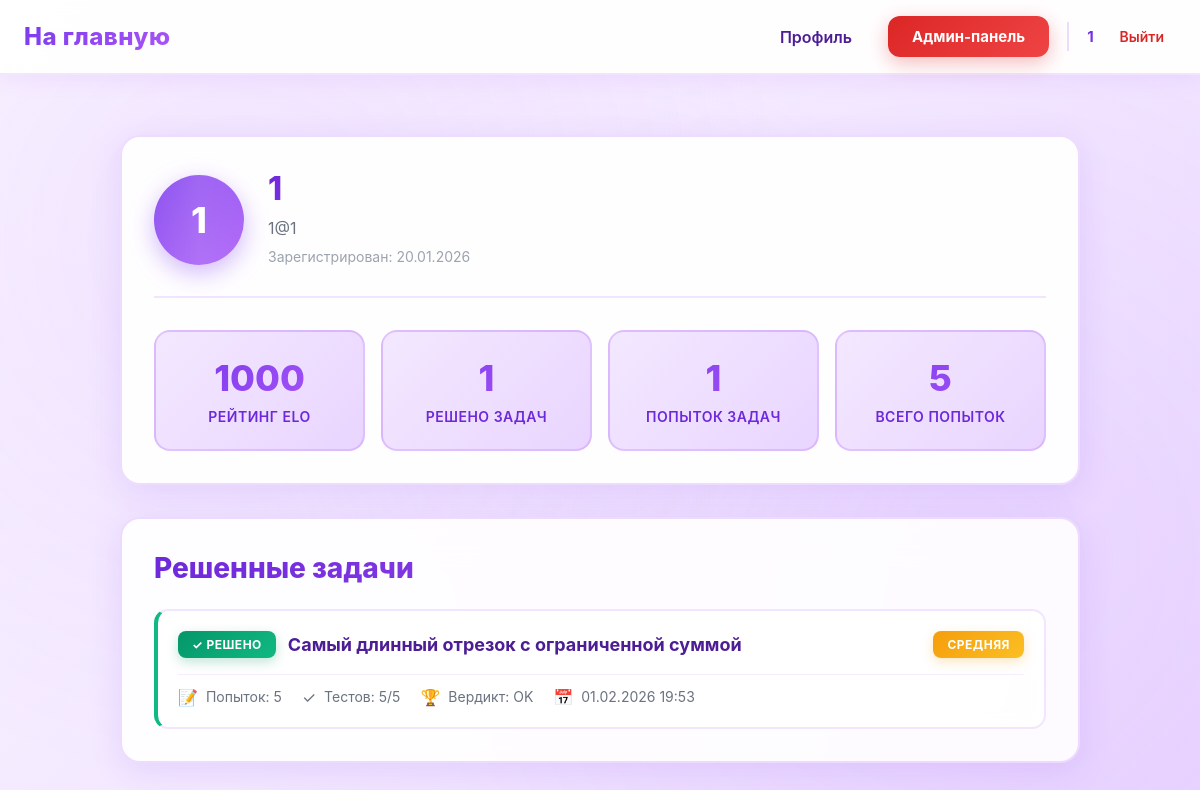
Screenshot of /profile (signed in) with the database file from the repository.
### data/users.py (models this page shows, shortened)
class User(SqlAlchemyBase, UserMixin):
    __tablename__ = 'users'
    id = sqlalchemy.Column(sqlalchemy.Integer,
                           primary_key=True, autoincrement=True)
    name = sqlalchemy.Column(sqlalchemy.String, nullable=True)
    email = sqlalchemy.Column(sqlalchemy.String,
                              index=True, unique=True, nullable=True)
    hashed_password = sqlalchemy.Column(sqlalchemy.String, nullable=True)
    elo_rating = sqlalchemy.Column(sqlalchemy.Float, default=1000)
    admin = sqlalchemy.Column(sqlalchemy.Boolean, default=0)
    ban = sqlalchemy.Column(sqlalchemy.Boolean, default=0)
    created_date = sqlalchemy.Column(sqlalchemy.DateTime,
                                     default=datetime.datetime.now)
    submissions = orm.relationship("Submissions", back_populates="user")

### data/tasks.py (models this page shows)
class Tasks(SqlAlchemyBase):
    __tablename__ = 'tasks'
    id = sqlalchemy.Column(sqlalchemy.Integer,
                           primary_key=True, autoincrement=True)
    subject = sqlalchemy.Column(sqlalchemy.Text, nullable=True)
    title = sqlalchemy.Column(sqlalchemy.Text, nullable=True)
    statement = sqlalchemy.Column(sqlalchemy.Text, nullable=True)
    input_format = sqlalchemy.Column(sqlalchemy.Text, nullable=True)
    output_format = sqlalchemy.Column(sqlalchemy.Text, nullable=True)
    memory_limit = sqlalchemy.Column(sqlalchemy.Integer, nullable=True)
    time_limit = sqlalchemy.Column(sqlalchemy.Integer, nullable=True)
    difficulty = sqlalchemy.Column(sqlalchemy.Text, nullable=True)
    created_at = sqlalchemy.Column(sqlalchemy.DateTime,
                                     default=datetime.datetime.now)
    task_tests = orm.relationship("TaskTest", back_populates='tasks')
    submissions = orm.relationship("Submissions", back_populates="tasks")
    theme = sqlalchemy.Column(sqlalchemy.Text, nullable=True)

### data/submissions.py (models this page shows)
class Submissions(SqlAlchemyBase):
    __tablename__ = 'submissions'
    id = sqlalchemy.Column(sqlalchemy.Integer,
                           primary_key=True, autoincrement=True)
    user_id = sqlalchemy.Column(sqlalchemy.Integer,
                                sqlalchemy.ForeignKey("users.id"))
    task_id = sqlalchemy.Column(sqlalchemy.Integer,
                                sqlalchemy.ForeignKey("tasks.id"))
    total_tests = sqlalchemy.Column(sqlalchemy.Integer, nullable=True)
    verdict = sqlalchemy.Column(sqlalchemy.Text, nullable=True)
    created_at = sqlalchemy.Column(sqlalchemy.DateTime,
                                     default=datetime.datetime.now)
    tasks = orm.relationship('Tasks', back_populates="submissions")
    user = orm.relationship("User", back_populates="submissions")

### main.py (the view)
@app.route('/profile')
@app.route('/profile/<int:user_id>')
@login_required
def profile(user_id=None):
    subject = session.get('subject')
    db_sess = db_session.create_session()
    if user_id is None:
        user = current_user
    else:
        user = db_sess.get(User, user_id)
        if not user:
            abort(404)
    all_submissions = db_sess.query(Submissions).filter(
        Submissions.user_id == user.id
    ).order_by(Submissions.created_at.desc()).all()
    tasks_stats = {}
    for submission in all_submissions:
        task_id = submission.task_id
        if task_id not in tasks_stats:
            tasks_stats[task_id] = {
                'task': submission.tasks,
                'best_submission': submission,
                'attempts': 1,
                'solved': submission.verdict == "OK"
            }
        else:
            tasks_stats[task_id]['attempts'] += 1
            if submission.total_tests > tasks_stats[task_id]['best_submission'].total_tests:
                tasks_stats[task_id]['best_submission'] = submission
            if submission.verdict == "OK":
                tasks_stats[task_id]['solved'] = True
    sorted_tasks = sorted(
        tasks_stats.values(),
        key=lambda x: (not x['solved'], -x['best_submission'].total_tests)
    )
    total_tasks_attempted = len(tasks_stats)
    solved_tasks = sum(1 for t in tasks_stats.values() if t['solved'])
    total_submissions = len(all_submissions)
    return render_template(
        'profile.html',
        user=user,
        tasks_stats=sorted_tasks,
        total_tasks_attempted=total_tasks_attempted,
        solved_tasks=solved_tasks,
        total_submissions=total_submissions,
        is_own_profile=(user.id == current_user.id),
        subject=subject
    )

### data/db_session.py (called while the page is built)
def create_session() -> Session:
    global __factory
    return __factory()

### main.py (called while the page is built)
@login_manager.user_loader
def load_user(user_id):
    db_sess = db_session.create_session()
    return db_sess.get(User, user_id)

### templates/profile.html (shortened to what this page needs)
{% extends "base.html" %}
{% block styles %}
<link rel="stylesheet" href="{{ url_for('static', filename='profile.css') }}">
{% endblock %}
{% block content %}
<div class="profile-container">
    <div class="profile-header">
        <div class="user-info">
            <div class="avatar">{{ user.name[0].upper() }}</div>
            <div class="user-details">
                <h1>{{ user.name }}</h1>
                <p class="email">{{ user.email }}</p>
                <p class="member-since">Зарегистрирован: {{ user.created_date.strftime('%d.%m.%Y') }}</p>
            </div>
        </div>
        <div class="stats-cards">
            <div class="stat-card">
                <div class="stat-value">{{ user.elo_rating|round|int }}</div>
                <div class="stat-label">Рейтинг ELO</div>
            </div>
            <div class="stat-card">
                <div class="stat-value">{{ solved_tasks }}</div>
                <div class="stat-label">Решено задач</div>
            </div>
            <div class="stat-card">
                <div class="stat-value">{{ total_tasks_attempted }}</div>
                <div class="stat-label">Попыток задач</div>
            </div>
            <div class="stat-card">
                <div class="stat-value">{{ total_submissions }}</div>
                <div class="stat-label">Всего попыток</div>
            </div>
        </div>
    </div>
    <div class="profile-content">
        <h2>Решенные задачи</h2>
        {% if tasks_stats %}
        <div class="tasks-list">
            {% for task_stat in tasks_stats %}
            <div class="task-item {% if task_stat.solved %}solved{% endif %}">
                <div class="task-header">
                    <div class="task-title-section">
                        <span class="status-badge {% if task_stat.solved %}badge-success{% else %}badge-partial{% endif %}">
                            {% if task_stat.solved %}
                                ✓ Решено
                            {% else %}
                                Частично
                            {% endif %}
                        </span>
                        <h3>
                            <a href="/task/{{ task_stat.task.id }}">{{ task_stat.task.title }}</a>
                        </h3>
                    </div>
                    <div class="task-meta">
                        <span class="difficulty difficulty-{{ task_stat.task.difficulty|lower }}">
                            {{ task_stat.task.difficulty }}
                        </span>
                    </div>
                </div>
                <div class="task-stats">
                    <div class="stat-item">
                        <span class="stat-icon">📝</span>
                        <span>Попыток: {{ task_stat.attempts }}</span>
                    </div>
                    <div class="stat-item">
                        <span class="stat-icon">✓</span>
                        <span>Тестов: {{ task_stat.best_submission.total_tests }}/5</span>
                    </div>
                    <div class="stat-item">
                        <span class="stat-icon">🏆</span>
                        <span>Вердикт: {{ task_stat.best_submission.verdict }}</span>
                    </div>
                    <div class="stat-item">
                        <span class="stat-icon">📅</span>
                        <span>{{ task_stat.best_submission.created_at.strftime('%d.%m.%Y %H:%M') }}</span>
                    </div>
                </div>
            </div>
            {% endfor %}
        </div>
        {% endif %}
    </div>
</div>
{% endblock %}

### templates/base.html (shortened to what this page needs)
<!doctype html>
<html lang="ru">
<head>
    <link rel="stylesheet" href="{{ url_for('static', filename='base.css') }}">
    {% block styles %}{% endblock %}
</head>
<body>
<header class="site-header">
    <nav class="navbar">
        <div class="nav-left">
            {% if session.get('subject') %}
            <a class="logo" href="/{{ subject }}/">На главную</a>
            {% else %}
            <a class="logo" href="/">На главную</a>
            {% endif %}
        </div>
        <div class="nav-right">
            {% if current_user.is_authenticated %}
                <a class="nav-link" href="/profile">Профиль</a>
                {% if current_user.admin %}
                    <a class="btn btn-admin" href="/admin">Админ-панель</a>
                {% endif %}
                <div class="user-menu">
                    <span class="username">{{ current_user.name }}</span>
                    <a class="logout" href="/logout">Выйти</a>
                </div>
            {% else %}
                <a class="btn btn-outline" href="/login">Войти</a>
                <a class="btn btn-primary" href="/register">Регистрация</a>
            {% endif %}
        </div>
    </nav>
</header>
<main class="page-content">
    {% block content %}{% endblock %}
</main>
</body>
</html>

### static/base.css (style rules this page uses)
* { box-sizing: border-box; margin: 0; padding: 0; font-family: "Inter", "Segoe UI", Arial, sans-serif; }
body { background: linear-gradient(135deg, #faf5ff 0%, #f3e8ff 50%, #e9d5ff 100%); background-attachment: fixed; color: #1f2937; min-height: 100vh; position: relative; }
body::before { content: ''; position: fixed; top: 0; left: 0; right: 0; bottom: 0; background: radial-gradient(circle at 20% 30%, rgba(168, 85, 247, 0.08) 0%, transparent 50%), radial-gradient(circle at 80% 70%, rgba(192, 132, 252, 0.08) 0%, transparent 50%), radial-gradient(circle at 50% 50%, rgba(233, 213, 255, 0.1) 0%, transparent 50%); pointer-events: none; z-index: 0; }
.site-header { background: rgba(255, 255, 255, 0.95); backdrop-filter: blur(20px); border-bottom: 2px solid rgba(168, 85, 247, 0.15); box-shadow: 0 4px 20px rgba(168, 85, 247, 0.1); position: relative; z-index: 100; }
.navbar { max-width: 1200px; margin: 0 auto; padding: 16px 24px; display: flex; align-items: center; justify-content: space-between; }
.logo { font-size: 24px; font-weight: 800; text-decoration: none; background: linear-gradient(135deg, #7c3aed, #a855f7); -webkit-background-clip: text; -webkit-text-fill-color: transparent; background-clip: text; letter-spacing: 0.5px; transition: all 0.3s ease; position: relative; }
.logo::after { content: ''; position: absolute; bottom: -4px; left: 0; width: 0; height: 3px; background: linear-gradient(90deg, #7c3aed, #a855f7); border-radius: 2px; transition: width 0.3s ease; }
.nav-left, .nav-right { display: flex; align-items: center; gap: 18px; position: relative; z-index: 10; }
.nav-link { text-decoration: none; color: #4c1d95; font-weight: 600; padding: 10px 18px; border-radius: 12px; transition: all 0.3s ease; position: relative; background: transparent; }
.btn-admin { background: linear-gradient(135deg, #dc2626, #ef4444); color: #ffffff !important; box-shadow: 0 6px 20px rgba(220, 38, 38, 0.3); position: relative; overflow: hidden; font-weight: 700; padding: 10px 20px; border-radius: 12px; text-decoration: none; transition: all 0.3s ease; }
.btn-admin::before { content: ''; position: absolute; top: 50%; left: 50%; width: 0; height: 0; border-radius: 50%; background: rgba(255, 255, 255, 0.2); transform: translate(-50%, -50%); transition: width 0.6s ease, height 0.6s ease; }
.user-menu { display: flex; align-items: center; gap: 14px; padding-left: 18px; border-left: 2px solid rgba(168, 85, 247, 0.2); }
.username { font-size: 15px; font-weight: 700; color: #5b21b6; background: linear-gradient(135deg, #6d28d9, #7c3aed); -webkit-background-clip: text; -webkit-text-fill-color: transparent; background-clip: text; }
.logout { text-decoration: none; font-size: 14px; color: #dc2626; font-weight: 600; padding: 6px 12px; border-radius: 8px; transition: all 0.2s ease; }
.btn { text-decoration: none; font-size: 15px; padding: 11px 24px; border-radius: 12px; font-weight: 700; transition: all 0.3s cubic-bezier(0.4, 0, 0.2, 1); position: relative; overflow: hidden; z-index: 1; display: inline-block; }
.btn::before { content: ''; position: absolute; top: 50%; left: 50%; width: 0; height: 0; border-radius: 50%; background: rgba(255, 255, 255, 0.2); transform: translate(-50%, -50%); transition: width 0.6s ease, height 0.6s ease; z-index: -1; }
.page-content { max-width: 1200px; margin: 40px auto; padding: 0 20px; position: relative; z-index: 10; }
h1, h2, h3, h4, h5, h6 { color: #5b21b6; font-weight: 800; }
p { color: #374151; line-height: 1.6; }
a { color: #7c3aed; }

### rows the page displays
User: name "1", email "1@1", created_date "20.01.2026", elo_rating "1000"
Tasks: task "Самый длинный отрезок с ограниченной суммой", task.difficulty "СРЕДНЯЯ"
Submissions: best_submission.total_tests "5", best_submission.verdict "OK", best_submission.created_at "01.02.2026 19:53"

### other values shown
{{ solved_tasks }} "1"
{{ total_tasks_attempted }} "1"
{{ total_submissions }} "5"
{{ task_stat.attempts }} "5"
